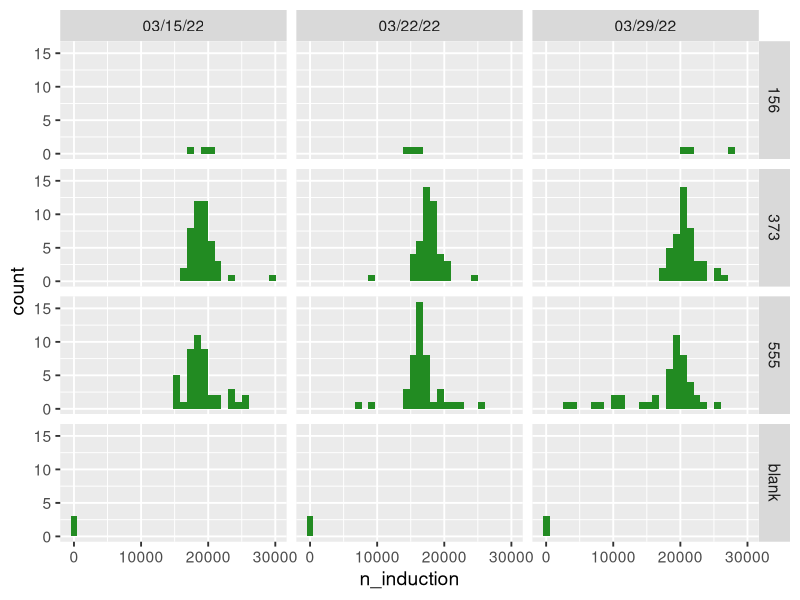
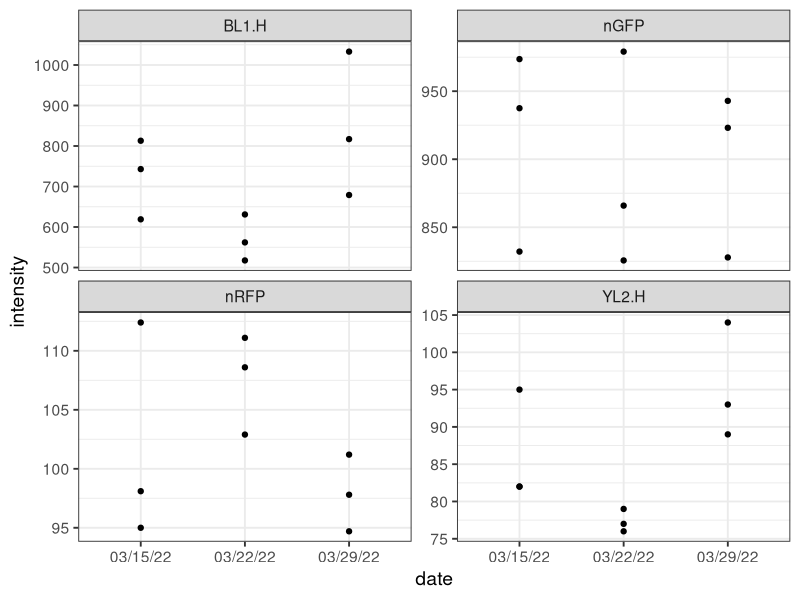
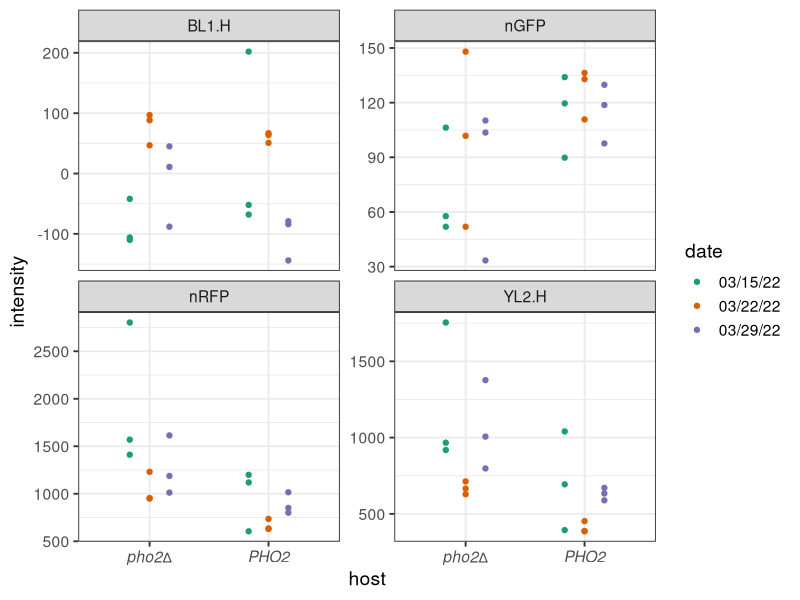
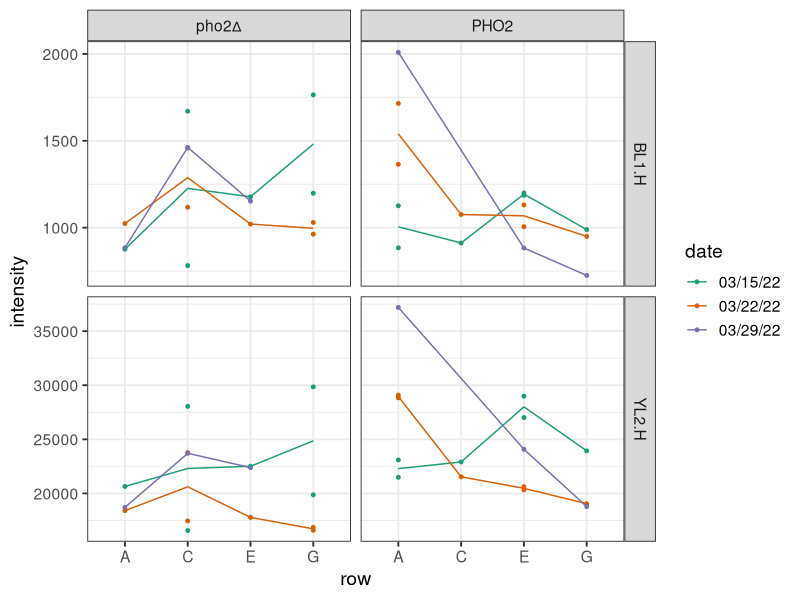
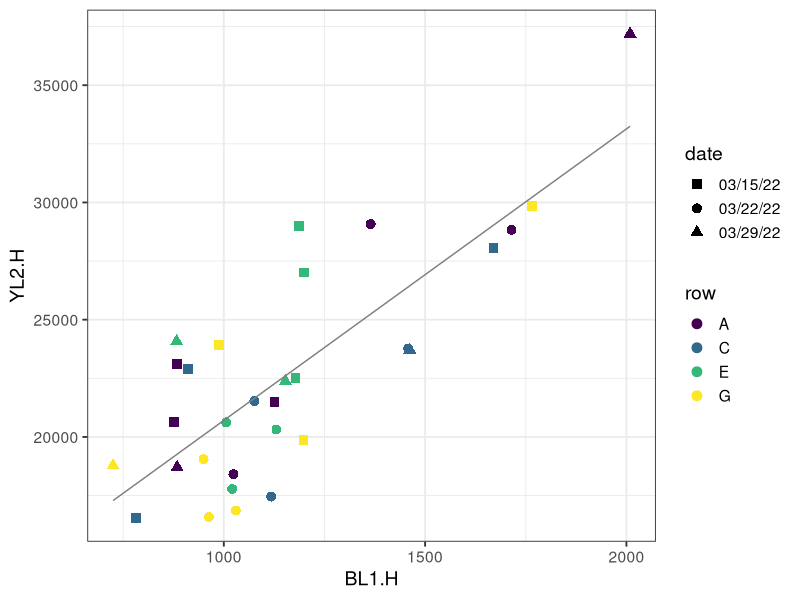

R code for these plots, in order:
## ---- chunk 1
require(tidyverse)
require(cowplot)
## ---- chunk 2
raw <- list(
  "03/15/22" = read_tsv("../data/20220315-EO-chimera-batch-1/20220329-gated-median-out.txt"),
  "03/22/22" = read_tsv("../data/20220322-EO-chimera-batch-2/20220327-gated-median-out.txt"),
  "03/29/22" = read_tsv("../data/20220329-EO-chimera-batch-3/20220330-gated-median-out.txt")
)
dat <- bind_rows(raw, .id = "date") %>% 
  #separate(col = well, sep = 1, into = c("row", "col")) %>% 
  separate(col = sample, sep = "-", into = c("plasmid", "host", "rep"))
## ---- chunk 3
dat %>% ggplot(aes(x = n_induction)) + geom_histogram(bins = 30, fill = "forestgreen") + facet_grid(host~date) + theme_gray(base_size = 14) #+ panel_border()
## ---- chunk 4
dat %>% filter(host == "156") %>% 
  pivot_longer(BL1.H:nRFP, names_to = "parameter", values_to = "intensity") %>% 
  ggplot(aes(x = date, y = intensity)) + geom_point() + facet_wrap(~parameter, scale = "free_y") +
  theme_bw(base_size = 14)
## ---- chunk 5
bg <- dat %>% 
  filter(host == "156") %>% 
  group_by(date) %>% 
  summarize(across(FSC.H:nRFP, ~ round(mean(.x),1))) %>% 
  column_to_rownames(var = "date")

dat1 <- dat %>% 
  select(date:host, FSC.H:nRFP) %>%
  mutate(
    FSC.H = FSC.H - bg[date, "FSC.H"],
    BL1.H = BL1.H - bg[date, "BL1.H"],
    YL2.H = YL2.H - bg[date, "YL2.H"],
    nGFP = nGFP - bg[date, "nGFP"],
    nRFP = nRFP - bg[date, "nRFP"]
  ) %>% 
  filter(!host %in% c("156", "blank")) %>% 
  mutate(host = factor(host, levels = c("373", "555"), labels = c("pho2∆", "PHO2")))
## ---- chunk 6
dat1 %>% filter(plasmid == "NA") %>% 
  pivot_longer(BL1.H:nRFP, names_to = "parameter", values_to = "intensity") %>% 
  ggplot(aes(x = host, y = intensity, color = date)) + 
  geom_point(position = position_dodge(0.5)) + 
  scale_color_brewer(type = "qual", palette = 2) +
  facet_wrap(~parameter, scale = "free_y") +
  theme_bw(base_size = 14) +
  theme(axis.text.x = element_text(face = 3))
## ---- chunk 7
dat1 %>% 
  filter(plasmid == "188") %>% 
  separate(well, into = c("row", "col"), sep = 1) %>% 
  pivot_longer(BL1.H:YL2.H, names_to = "parameter", values_to = "intensity") %>% 
  ggplot(aes(x = row, y = intensity, group = date)) + 
  geom_point(aes(color = date), size = 1) + 
  #geom_line(aes(color = date), size = 0.4) +
  stat_summary(aes(color = date), geom = "line", fun = mean) +
  scale_color_brewer(type = "qual", palette = 2) +
  facet_grid(parameter~host, scales = "free_y") +
  theme_bw(base_size = 14)
## ---- chunk 8
dat1 %>% 
  filter(plasmid == "188") %>% 
  separate(well, into = c("row", "col"), sep = 1) %>% 
  ggplot(aes(x = BL1.H, y = YL2.H)) + 
  geom_point(aes(shape = date, color = row), size = 3) + 
  stat_smooth(method = "lm", se = FALSE, color = "gray50", size = 0.5) +
  scale_color_viridis_d() +
  scale_shape_manual(values = 15:17) +
  #scale_x_log10() + scale_y_log10() +
  #facet_grid(parameter~host, scales = "free_y") +
  theme_bw(base_size = 14)
